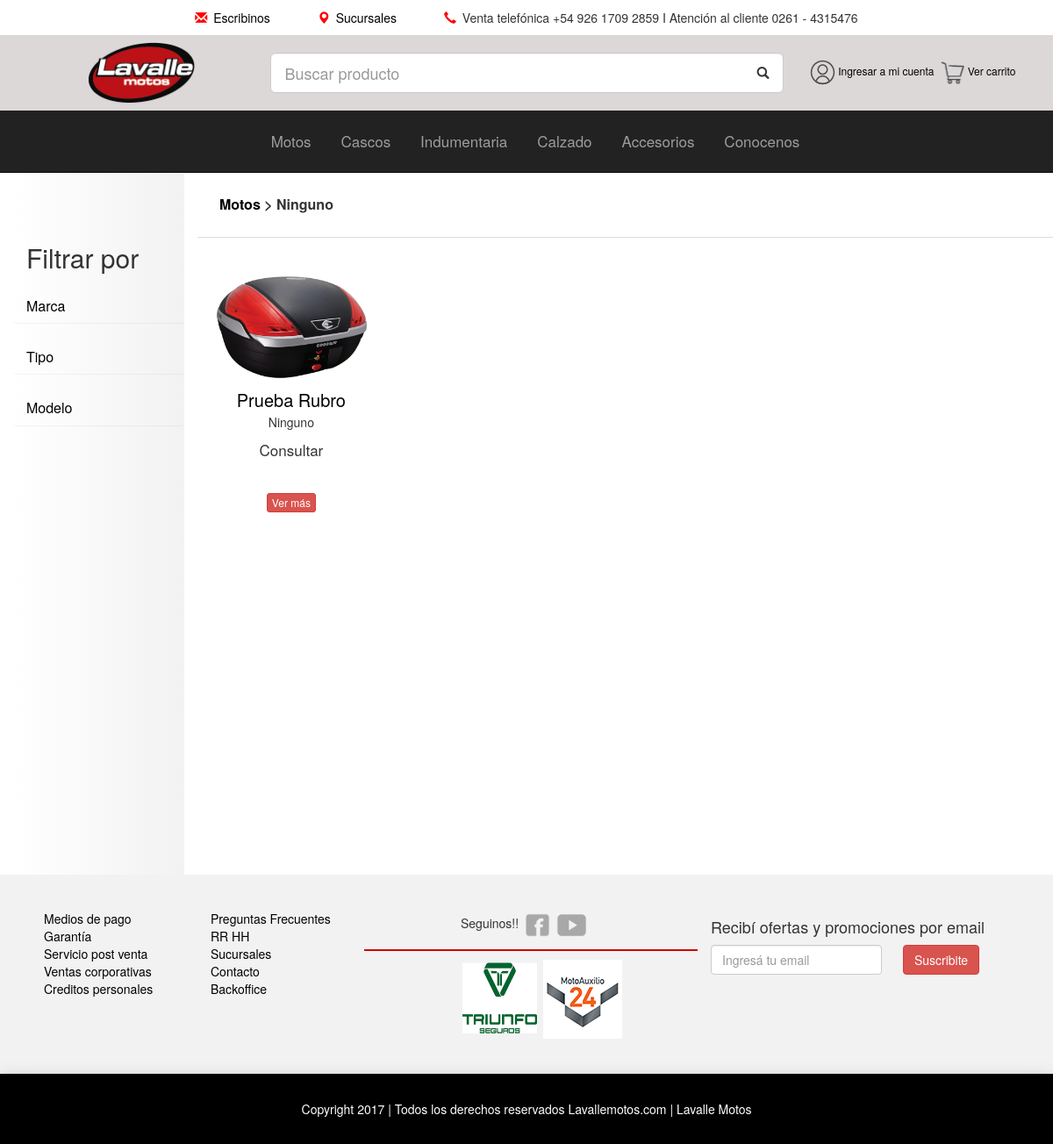
The page /filtrar?modelo=Ninguno&rubro=Motos on the database its author committed.
### tables this page shows
CREATE TABLE `productos` (
  `sku` varchar(15) NOT NULL,
  `titulo` varchar(50) NOT NULL,
  `stock` int(10) UNSIGNED NOT NULL,
  `precio` float(8,3) NOT NULL,
  `rubro` varchar(30) NOT NULL,
  `marca` varchar(30) NOT NULL,
  `tipo` varchar(30) NOT NULL,
  `modelo` varchar(30) NOT NULL,
  `talle` varchar(4) NOT NULL,
  `destacado` tinyint(1) NOT NULL,
  `publicado` tinyint(1) NOT NULL,
  `img` varchar(50) NOT NULL,
  `img2` varchar(50) NOT NULL,
  `img3` varchar(50) NOT NULL
);

### application/controllers/Home.php (called while the page is built, shortened)
<?php
class Home extends CI_Controller {
	public function __construct()
	{
		$this->load->helper('url');
		$this->load->model('productos');
        $this->load->model('checkout');
        $this->load->model('suscripcion');
        $this->load->model('pedido');
	}
    public function formularios()
    {
        $data['form_action'] = "enviar";
        $this->load->view('formularios/login',$data);
        $this->load->view('formularios/contacto',$data);
        $this->load->view('formularios/post_venta',$data);
        $this->load->view('formularios/rrhh',$data);
        $this->load->view('formularios/sucursales',$data);
        $this->load->view('formularios/venta_corporativa',$data);
        $this->load->view('formularios/preguntas',$data);
        $this->load->view('formularios/creditos',$data);
        $this->load->view('formularios/preguntas',$data);
    }
    public function navbar()
    {
        $data['motos_marcas']=$this->productos->filtrar_marcas("motos");
        $data['motos_modelos']=$this->productos->filtrar_modelos("motos");
        $data['cascos_marcas']=$this->productos->filtrar_marcas("cascos");
        $data['cascos_modelos']=$this->productos->filtrar_modelos("cascos");
        $data['indumentaria_marcas']=$this->productos->filtrar_marcas("indumentaria");
        $data['indumentaria_modelos']=$this->productos->filtrar_modelos("indumentaria");
        $data['calzado_marcas']=$this->productos->filtrar_marcas("calzado");
        $data['calzado_modelos']=$this->productos->filtrar_modelos("calzado");
        $this->load->view('navbar2',$data);
    }
    public function filtrar()
    {
        $filtrado=array("sku"=>"", "rubro"=>"", "marca"=>"", "tipo"=>"", "modelo"=>"", "buscado"=>"");
        $filtrado["sku"]=$this->input->get('sku');
        $filtrado["rubro"]=$this->input->get('rubro');
        $filtrado["marca"]=$this->input->get('marca');
        $filtrado["tipo"]=$this->input->get('tipo');
        $filtrado["modelo"]=$this->input->get('modelo');
        $filtrado["buscado"]=$this->input->post('buscado');
        $productos=$this->productos->filtrar($filtrado);
        $data['productos']=$productos;
        $filtrado["rubro"]=$productos[0]['rubro'];
        $data['marcas']=$this->productos->filtrar_marcas($filtrado["rubro"]);
        $data['modelos']=$this->productos->filtrar_modelos($filtrado["rubro"]);
        $data['tipos']=$this->productos->filtrar_tipos($filtrado["rubro"]);
        $data['filtrado']=$filtrado;
        $data['i']=0;
        $this->load->view('header');
        $this->load->view('formularios/comprar',$data);
        $this->load->view('info/garantia');
        $this->load->view('contacto');
        $this->load->view('login');
        $this->load->view('productos/listar',$data);
        $this->load->view('nosotros');
        $this->load->view('footer');
    }
}

### index.php (called while the page is built, shortened)
<?php
require_once BASEPATH.'core/CodeIgniter.php';

### application/models/Productos.php (called while the page is built, shortened)
<?php
include_once "Database.php";
class Productos
{
    public function filtrar($filtrado)
    {
        $db=new database();
        $db->conectar();
        if(isset($filtrado["modelo"]))
        {
            $consulta='SELECT *
                       FROM Productos
                       WHERE rubro = "'.$filtrado["rubro"].'"
                       AND modelo = "'.$filtrado["modelo"].'"
                       AND publicado = true
                       GROUP BY titulo;;';
        }
        $resultado=mysqli_query($db->conexion, $consulta)
        or die ("No se puede filtrar.");
        $productos = array(array("sku", "titulo", "stock", "precio", "rubro", "marca", "tipo", "modelo", "talle", "destacado", "publicado", "img"));
        if(mysqli_num_rows($resultado)==0)
        {
            $mensaje=false;
            return $mensaje;
        }
        else{
            $i=0;
            while($producto = mysqli_fetch_assoc($resultado))
            {
                $sku=ltrim($producto["sku"],"0");
                $productos[$i]["sku"]=$sku;
                $productos[$i]["titulo"]=$producto["titulo"];
                $productos[$i]["stock"]=$producto["stock"];
                if($producto["rubro"]=="Motos")
                {
                    $productos[$i]["precio"]="Consultar";
                }
                else
                    {
                    $productos[$i]["precio"]=round($producto["precio"], 0, PHP_ROUND_HALF_UP);
                    }
                $productos[$i]["rubro"]=$producto["rubro"];
                $productos[$i]["marca"]=$producto["marca"];
                $productos[$i]["tipo"]=$producto["tipo"];
                $productos[$i]["modelo"]=$producto["modelo"];
                $productos[$i]["talle"]=$producto["talle"];
                $productos[$i]["destacado"]=$producto["destacado"];
                $productos[$i]["publicado"]=$producto["publicado"];
                $productos[$i]["img"]=$producto["img"];
                $i++;
            }
            return $productos;
            }
    }
}
?>

### application/models/Database.php (called while the page is built, shortened)
<?php
class database
{
	public $conexion;
	public function conectar()
	{
		$this->conexion = mysqli_connect(server, user, password, database)
		or die('No se pudo conectar a la base '  . mysqli_error($this->conexion));
		$this->conexion->set_charset("utf8");
		mysqli_query($this->conexion, "SET NAMES 'utf8'");
	}
}
?>

### application/views/productos/listar.php (the view, shortened to what this page needs)
<div class="container-fluid contenido">
    <div class="container ">
        <div class="row">
            <div class="col-md-2 filtro text-left panel-degrade" style="max-height: inherit; height: 100%;">
                <div>
                    <div style="padding: 10px 15px;">
                        <h2>Filtrar por</h2>
                    </div>
                    <div class="panel-group" id="accordion">
                        <div class="panel panel-degrade">
                            <div class="panel-heading">
                                <h4 class="panel-title">
                                    <a data-toggle="collapse" data-parent="#accordion" href="#collapse1"> Marca </a>
                                </h4>
                            </div>
                        </div>
                    </div>
                    <div class="panel panel-degrade">
                        <div class="panel-heading">
                            <h4 class="panel-title">
                                <a data-toggle="collapse" data-parent="#accordion" href="#collapse2"> Tipo </a>
                            </h4>
                        </div>
                    </div>
                    <div class="panel panel-degrade">
                        <div class="panel-heading">
                            <h4 class="panel-title">
                                <a data-toggle="collapse" data-parent="#accordion" href="#collapse3"> Modelo </a>
                            </h4>
                        </div>
                    </div>
                </div>
            </div>
            <div class="col-md-10 container contenido" >
                <div class="row">
                    <div class="col-xs-12 col-sm-12 col-md-12 filtro-barra" id="filtro-barra">
                        <a href="categoria?rubro=<?php echo $filtrado["rubro"]; ?>"> <?php echo ucwords($filtrado["rubro"]);?> </a>
                            <?php
                                if($filtrado["modelo"]!="")
                                {
                                    echo '> '.ucwords($filtrado["modelo"]);
                                }
                            ?>
                    </div>
                </div>
                <div class="row" style="margin-top: 2%;">
                    <?php  if($productos==false): ?>
                        <div class="col-xs-12 col-sm-12 col-md-3 text-center">
                            <h5>No existen productos para la busqueda realizada</h5>
                        </div>
                    <?php else: ?>
                        <?php foreach($productos AS $producto): ?>
                           <div class="col-md-3" style="margin-top: 2%; margin-bottom: 2%;">
                            <div class="thumbnail thumbnail-producto">
                                <img src="<?php echo base_url(); ?>uploads/img/productos/<?php echo $producto["img"]; ?>" alt="<?php echo $producto["titulo"]; ?>" height="auto" width="auto">
                                <div class="caption">
                                    <div class="text-center" style="height: 120px;">
                                        <a href="#" target="_blank"><?php
                                                                        $titulo = substr($producto["titulo"], 0, 24);
                                                                        $titulo = strtolower($titulo);
                                                                        echo ucwords($titulo);
                                                                        ?></a>
                                        <p class="descripcion"><?php echo $producto["modelo"]; ?></p>
                                        <?php if($producto["rubro"]=="Motos"): ?>
                                            <p style="font-size: 17px;"><?php echo $producto["precio"]; ?></p>
                                        <?php else: ?>
                                            <p><?php echo '$ '.$producto["precio"]; ?></p>
                                        <?php endif; ?>
                                    </div>
                                    <a href="producto?sku=<?php echo $producto["sku"]; ?>" class="btn btn-danger btn-xs">Ver m&aacute;s</a>
                                </div>
                            </div>
                           </div>
                        <?php endforeach; ?>
                    <?php endif; ?>
                </div>
            </div>
        </div>
    </div>
</div>

### assets/css/home.css (style rules this page uses)
.container-fluid { padding-right: 0px; padding-left: 0px; margin-right: auto; margin-left: auto; }
body { background-color: #dbd8d7; }
.contenido { background-color: #ffffff; }
.filtro { padding: 50px 0px; font-size: 14px; }
.filtro-barra { padding: 25px; font-size: 16px; font-weight: bold; border-bottom: 1px solid #ddd; margin-left: 15px; }
.panel { border: 0px; }
.panel-degrade { background: linear-gradient(to right,#ffffff, #f2f2f2); background: -webkit-linear-gradient(to right, #ffffff, #f2f2f2); background: -moz-linear-gradient(#917c4d, #ffffff); background: -o-linear-gradient(#917c4d, #ffffff); background: -ms-linear-gradient(#917c4d, #ffffff); }
.caption { text-align: center; font-size: 20px; }
.thumbnail .caption > a:link, .thumbnail .caption > a:visited { color: #ffffff; }
.thumbnail { border: 0px; margin: 0px 15px 0px 15px; }
.thumbnail .caption { color: #333; }
.thumbnail .caption .descripcion { font-size: 14px; }
.thumbnail-producto > img { display: block; max-width: 100%; height: 120px; }

### rows shown on the page
productos: rubro "Motos", modelo "Ninguno", img (picture), titulo "Prueba Rubro", precio "Consultar"
